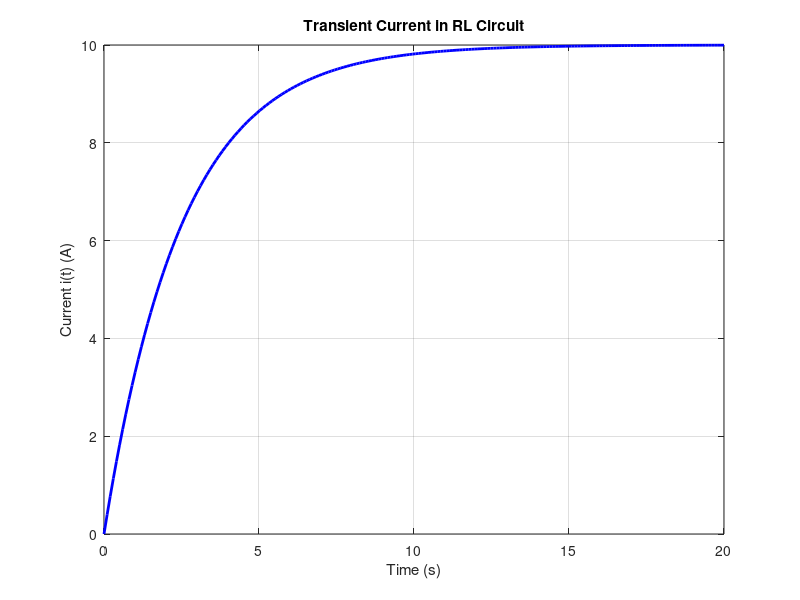

This figure's MATLAB source:
clc;
clear;
close all;
% Circuit parameters
R = 2;
L = 5;
V = 20;
% Differential equation
F = @(t,i) (V - R*i)/L;
% Initial condition
i0 = 0;
% Time interval
t = linspace(0,20,200);
% Solve using ode45
[tSol,iSol] = ode45(F,t,i0);
% Plot
plot(tSol,iSol,'b','LineWidth',2);
grid on;
xlabel('Time (s)');
ylabel('Current i(t) (A)');
title('Transient Current in RL Circuit');
